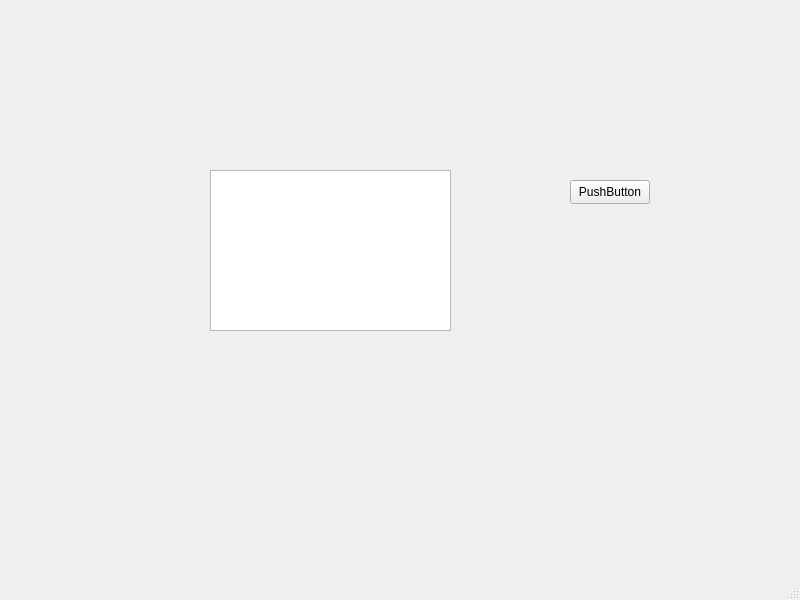
<?xml version="1.0" encoding="UTF-8"?>
<ui version="4.0">
 <class>MainWindow</class>
 <widget class="QMainWindow" name="MainWindow">
  <property name="geometry">
   <rect>
    <x>0</x>
    <y>0</y>
    <width>800</width>
    <height>600</height>
   </rect>
  </property>
  <property name="windowTitle">
   <string>MainWindow</string>
  </property>
  <widget class="QWidget" name="centralwidget">
   <widget class="QPushButton" name="runButton">
    <property name="geometry">
     <rect>
      <x>570</x>
      <y>180</y>
      <width>80</width>
      <height>24</height>
     </rect>
    </property>
    <property name="text">
     <string>PushButton</string>
    </property>
   </widget>
   <widget class="QTextEdit" name="outputTextEdit">
    <property name="geometry">
     <rect>
      <x>210</x>
      <y>170</y>
      <width>241</width>
      <height>161</height>
     </rect>
    </property>
   </widget>
  </widget>
  <widget class="QMenuBar" name="menubar">
   <property name="geometry">
    <rect>
     <x>0</x>
     <y>0</y>
     <width>800</width>
     <height>21</height>
    </rect>
   </property>
  </widget>
  <widget class="QStatusBar" name="statusbar"/>
 </widget>
 <resources/>
 <connections/>
</ui>
